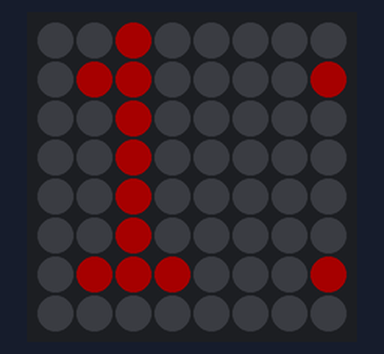
Bench run of a sketch on a simulated Arduino Uno, built with avr-gcc and run on an emulated ATmega328P. Parts: 8×8 RGB LED matrix (first LED top left, wired row by row). Dim RGB values are drawn brighter than linear; what the sketch prints to the serial monitor is not drawn.

Above: at 0.1 s.
At 5.5 s:
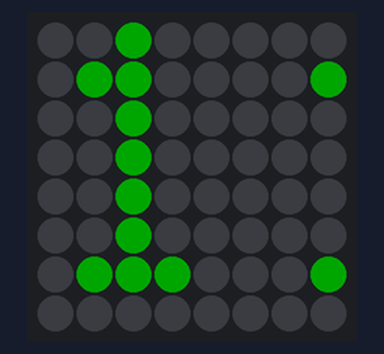
At 11.0 s:
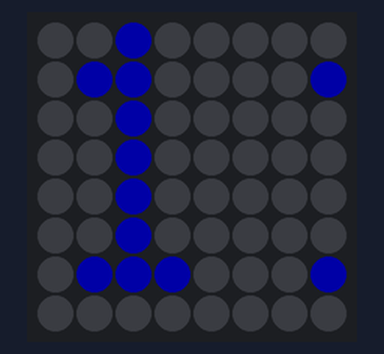

The sketch:

ledSignNeoPixel.ino
```cpp
// Adafruit_NeoMatrix example for tiled NeoPixel matrices.  Scrolls
// 'Howdy' across three 10x8 NeoPixel grids that were created using
// NeoPixel 60 LEDs per meter flex strip.

#include <Adafruit_GFX.h>
#include <Adafruit_NeoMatrix.h>
#include <Adafruit_NeoPixel.h>
#ifndef PSTR
 #define PSTR // Make Arduino Due happy
#endif

#define PIN 5

// MATRIX DECLARATION:
// Parameter 1 = width of EACH NEOPIXEL MATRIX (not total display)
// Parameter 2 = height of each matrix
// Parameter 3 = number of matrices arranged horizontally
// Parameter 4 = number of matrices arranged vertically
// Parameter 5 = pin number (most are valid)
// Parameter 6 = matrix layout flags, add together as needed:
//   NEO_MATRIX_TOP, NEO_MATRIX_BOTTOM, NEO_MATRIX_LEFT, NEO_MATRIX_RIGHT:
//     Position of the FIRST LED in the FIRST MATRIX; pick two, e.g.
//     NEO_MATRIX_TOP + NEO_MATRIX_LEFT for the top-left corner.
//   NEO_MATRIX_ROWS, NEO_MATRIX_COLUMNS: LEDs WITHIN EACH MATRIX are
//     arranged in horizontal rows or in vertical columns, respectively;
//     pick one or the other.
//   NEO_MATRIX_PROGRESSIVE, NEO_MATRIX_ZIGZAG: all rows/columns WITHIN
//     EACH MATRIX proceed in the same order, or alternate lines reverse
//     direction; pick one.
//   NEO_TILE_TOP, NEO_TILE_BOTTOM, NEO_TILE_LEFT, NEO_TILE_RIGHT:
//     Position of the FIRST MATRIX (tile) in the OVERALL DISPLAY; pick
//     two, e.g. NEO_TILE_TOP + NEO_TILE_LEFT for the top-left corner.
//   NEO_TILE_ROWS, NEO_TILE_COLUMNS: the matrices in the OVERALL DISPLAY
//     are arranged in horizontal rows or in vertical columns, respectively;
//     pick one or the other.
//   NEO_TILE_PROGRESSIVE, NEO_TILE_ZIGZAG: the ROWS/COLUMS OF MATRICES
//     (tiles) in the OVERALL DISPLAY proceed in the same order for every
//     line, or alternate lines reverse direction; pick one.  When using
//     zig-zag order, the orientation of the matrices in alternate rows
//     will be rotated 180 degrees (this is normal -- simplifies wiring).
//   See example below for these values in action.
// Parameter 7 = pixel type flags, add together as needed:
//   NEO_RGB     Pixels are wired for RGB bitstream (v1 pixels)
//   NEO_GRB     Pixels are wired for GRB bitstream (v2 pixels)
//   NEO_KHZ400  400 KHz bitstream (e.g. FLORA v1 pixels)
//   NEO_KHZ800  800 KHz bitstream (e.g. High Density LED strip)

// Example with three 10x8 matrices (created using NeoPixel flex strip --
// these grids are not a ready-made product).  In this application we'd
// like to arrange the three matrices side-by-side in a wide display.
// The first matrix (tile) will be at the left, and the first pixel within
// that matrix is at the top left.  The matrices use zig-zag line ordering.
// There's only one row here, so it doesn't matter if we declare it in row
// or column order.  The matrices use 800 KHz (v2) pixels that expect GRB
// color data.
Adafruit_NeoMatrix matrix = Adafruit_NeoMatrix(8, 8, 1, 1, PIN,
  NEO_MATRIX_TOP + NEO_MATRIX_LEFT + NEO_MATRIX_ROWS + NEO_MATRIX_PROGRESSIVE,
  NEO_GRB + NEO_KHZ400);

const uint16_t colors[] = {
  matrix.Color(255, 0, 0), matrix.Color(0, 255, 0), matrix.Color(0, 0, 255) };

void setup() {
  matrix.begin();
  matrix.setTextWrap(false);
  matrix.setBrightness(40);
  matrix.setTextColor(colors[0]);
  Serial.begin(9600);
}

int x    = matrix.width();
int pass = 0;

void loop() {
	Serial.print("start up! ");
  matrix.fillScreen(0);
  matrix.setCursor(0, 0);
  matrix.print(F("11"));
  if(--x < -36) {
    x = matrix.width();
    if(++pass >= 3) pass = 0;
    matrix.setTextColor(colors[pass]);
  }
  matrix.show();
  delay(100);
}
```

Measured:
- by itself, everything shown: repeats every 16.4 s, in 3 steps
- what the display in image 1 shows lasts 5.5 s, from 5.5 s to 11.0 s
